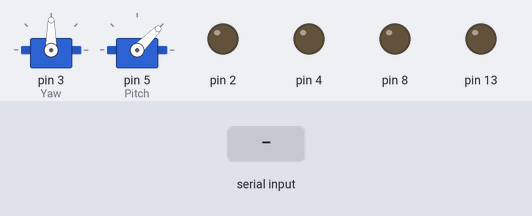
A sketch run on a simulated Arduino Uno, built with avr-gcc and run on an emulated ATmega328P. Shown: 2 × servo, output pins drawn as LEDs (lit = HIGH). Inputs (shaded band) come from the test bench.

Above: at 1.2 s.
1.3 s: "90,45\n" received over Serial
At 2.2 s:
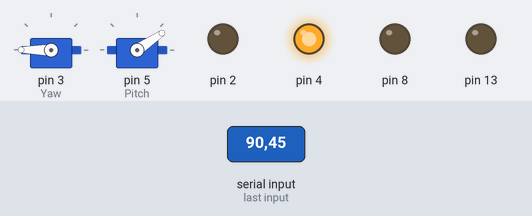
2.8 s: "30,150\n" received over Serial
At 3.3 s:
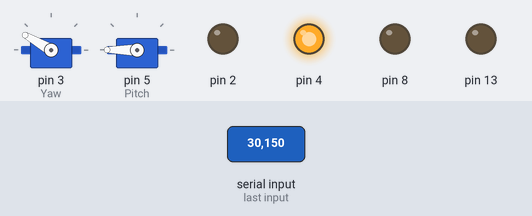
4.3 s: "90,45\n" received over Serial
At 5.6 s:
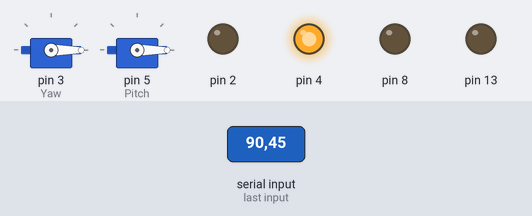
Timing chart, 0 to 7.3 s (numbered marks = the images above; inputs shaded):
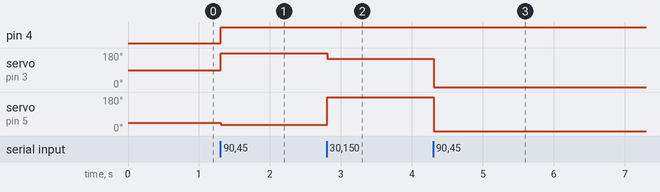

Measured:
- after the input at 1.3 s, pin 4: LOW → HIGH at once; servo on pin 3 (Yaw): 90° → 180° at once; servo on pin 5 (Pitch): 45° → 34° at once
- after the input at 2.8 s, servo on pin 3 (Yaw): 180° → 150° at once; servo on pin 5 (Pitch): 34° → 180° at once
- after the input at 4.3 s, servo on pin 3 (Yaw): 150° → 0° at once; servo on pin 5 (Pitch): 180° → 0° at once

The sketch:

Arduino_p__.ino
```cpp
#include <Servo.h>
int y1;
int y2;
int y3;
int p1;
int p2;
int p3;
int ypos = 90;
int ppos = 45;
int Ypos = 90;
int Ppos = 45;
int garbage;
int i = 0;
  Servo Yaw;
  Servo Pitch;


void setup() {
  Serial.begin(9600);
  pinMode(8,OUTPUT);
  pinMode(13,OUTPUT);
  pinMode(4,OUTPUT);
  pinMode(2,OUTPUT);
  Yaw.attach(3);
  Pitch.attach(5);
  Yaw.write(ypos);
  Pitch.write(ppos);
}

void loop() {

  if (Serial.available() >5) {
    digitalWrite(4, HIGH);
    p1 = Serial.read() - '0';
    p2 = Serial.read() - '0';
    p3 = Serial.read() - '0';
    y1 = Serial.read() - '0';
    y2 = Serial.read() - '0';
    y3 = Serial.read() - '0';
    i ++;
    ypos = (100*y1) + (10*y2) + y3;
    ppos = (100*p1)+ (10*p2) + p3;
    //Ypos = (60/630)*ypos+65;
    //Ppos = (-45/470)*ppos +75;
  }
    if (i == 347) {
      digitalWrite(13,HIGH);
    }
    if (i == 350) {
      digitalWrite(8,HIGH);
      delay(100);
      digitalWrite(0,LOW);
    }
    Yaw.write(ypos);
    Pitch.write(ppos);
}
```
